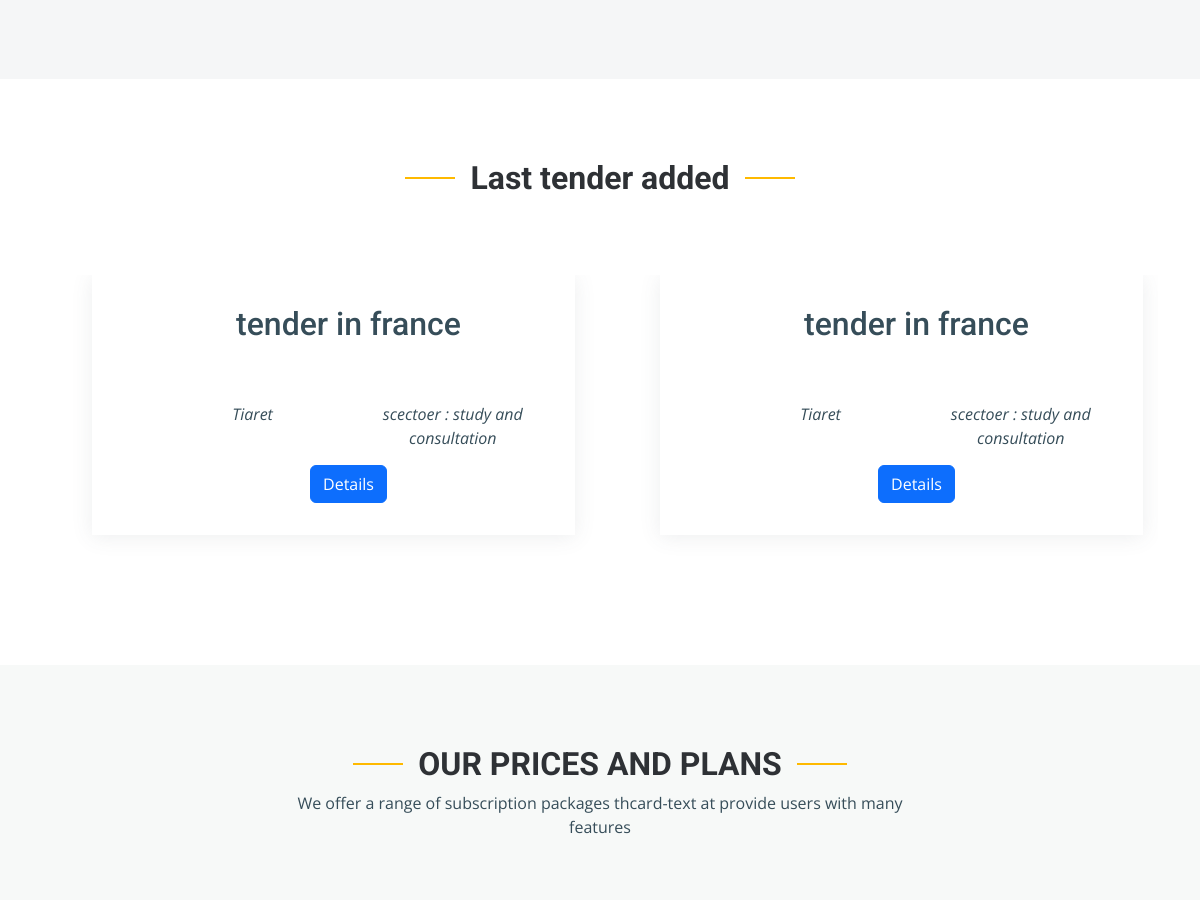
The app's page /en/ (middle part), older data.
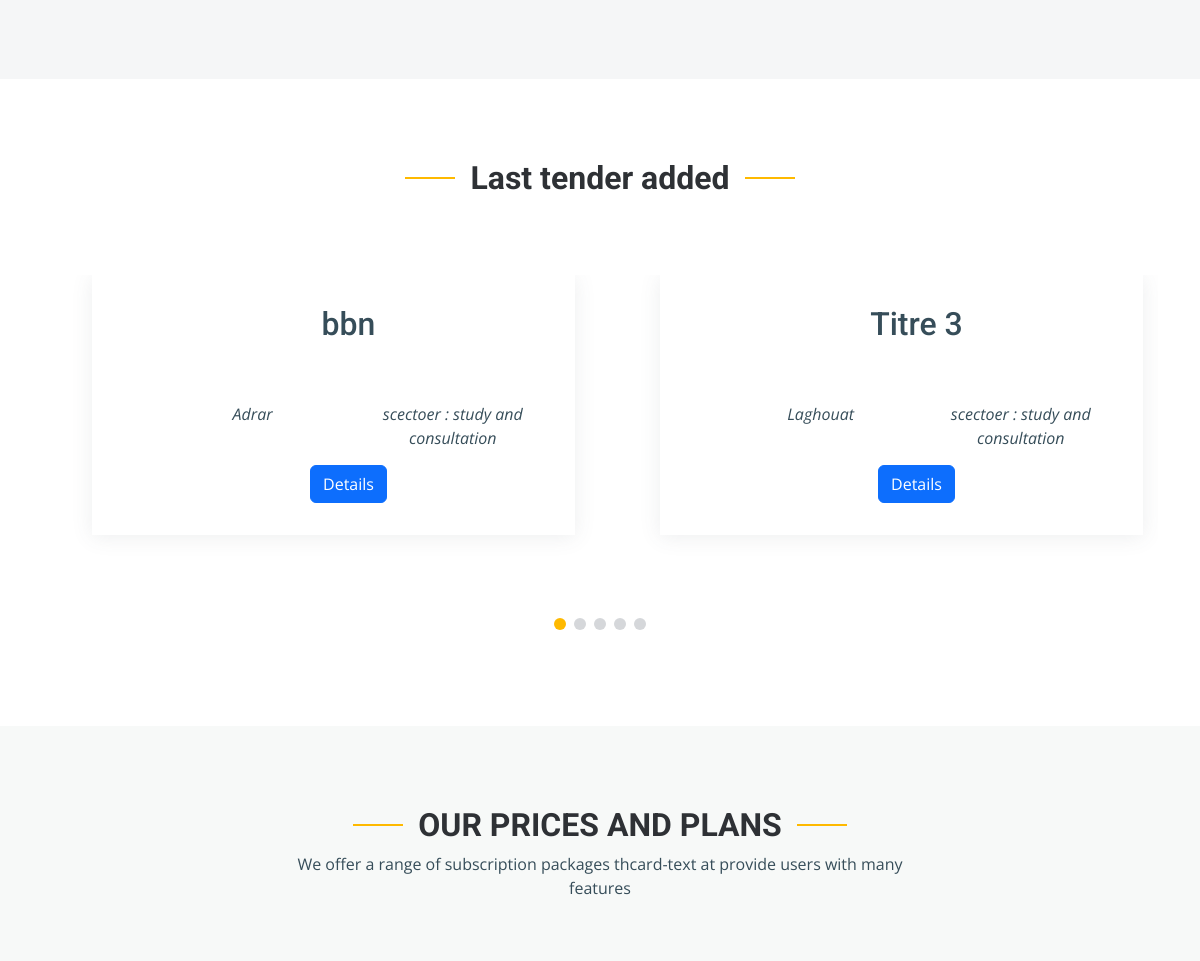
The same page, newer data.
### accounts/models.py (models this page shows, shortened)
class tender(models.Model):
    tittle=models.CharField(max_length=150)
    tittle_ar=models.CharField(max_length=150,blank=True,null=True)
    start_date = models.DateField(blank=True, null=True)
    end_time=models.DateField()
    state=models.CharField(max_length=150)
    city=models.CharField(max_length=150,blank=True, null=True)
    type_Name=models.ManyToManyField(Type_tender)
    sectoer = models.ManyToManyField(Choice)
    activity=models.BooleanField(default=False)

class Choice(models.Model):
    name = models.CharField(max_length=50 ,choices=SECTOER_CHOICES)
    def __str__(self):
        return self.name

### accounts/views.py (the view)
# urls.py: path('', HomeView , name='Home'),
def HomeView(request):
    if request.user.is_authenticated:
        last_five_objects = tender.objects.all().order_by('-id')[:5]
        subscription=Subscription.objects.filter(user=request.user)
        return render(request,'index.html' , {"last_five_objects":last_five_objects , "subscription":subscription})
    else:
        last_five_objects = tender.objects.all().order_by('-id')[:5]
        return render(request,'index.html' , {"last_five_objects":last_five_objects ,})

### templates/index.html (shortened to what this page needs)
{% load static %}
{% load i18n %}
<!DOCTYPE html>
<html lang="en">
<head>
  <link rel="stylesheet" href="https://cdnjs.cloudflare.com/ajax/libs/font-awesome/6.4.0/css/all.min.css" />
  <link href="{% static  'assets/vendor/bootstrap/css/bootstrap.min.css' %}" rel="stylesheet">
  <link href="{% static  'assets/vendor/bootstrap-icons/bootstrap-icons.css' %}" rel="stylesheet">
  <link href="{% static  'assets/vendor/fontawesome-free/css/all.min.css' %}" rel="stylesheet">
  <link href="{% static  'assets/vendor/aos/aos.css' %}" rel="stylesheet">
  <link href="{% static  'assets/vendor/glightbox/css/glightbox.min.css' %}" rel="stylesheet">
  <link href="{% static  'assets/vendor/swiper/swiper-bundle.min.css' %}" rel="stylesheet">
  <link href="{% static  'assets/css/main.css' %}" rel="stylesheet">
</head>
<body>
  <main id="main">
    <section id="services" class="services section-bg">
    </section>
    <section id="testimonials" class="testimonials section-bg" style="background-color:white;">
      <div class="container" data-aos="fade-up">
        <div class="section-header">
          <h2>{% trans 'Last tender added' %}</h2>
        </div>
        <div class="slides-2 swiper">
          <div class="swiper-wrapper">
            {% for last in last_five_objects %}
            <div class="swiper-slide">
              <div class="testimonial-wrap">
                <div class="testimonial-item">
                  <h2 class="text-center" >{{last.tittle}}</h3>
                    <center>
                      <div class="stars">
                        <i class="bi bi-star-fill"></i><i class="bi bi-star-fill"></i><i class="bi bi-star-fill"></i><i class="bi bi-star-fill"></i><i class="bi bi-star-fill"></i>
                      </div>
                      <div class="row">
                        <div class="col">
                          <p>
                            <i class="bi bi-geo-alt"></i> {{last.state}}
                          </p>
                        </div>
                        <div class="col">
                         {% for tt in last.sectoer.all %}
                          <p class= style="color:black;" > scectoer : {{tt}}</p>
                         {% endfor %}
                        </div>
                    </center>
                    <center>
                      <a href="{% url 'tenderdetaile' id=last.id %}" class="btn btn-primary">Details</a>
                    </center>
                </div>
              </div>
            </div>
            {% endfor %}
            </div>
          </div>
          <div class="swiper-pagination"></div>
        </div>
    </section>
  <section id="recent-blog-posts" class="recent-blog-posts" style="background-color:#f7f9f8;">
    {% if subscription %}
    {% else %}
   <div class="container">
      <div class=" section-header" >
        <h2 id="prcice">OUR PRICES AND PLANS</h2>
        <p>{% trans 'We offer a range of subscription packages thcard-text at provide users with many features' %}</p>
      </div>
      <div class="row row-cols-1 row-cols-md-3 g-4">
      </div>
      </div>
     {% endif %}
    </section>
  </main>
</body>
</html>

Row changes from the older to the newer data that the page shows:
no longer on this page (row unchanged): tender: tittle "tender in france", state "Tiaret", Choice (name "study and consultation")
added tender: tittle "bbn", state "Adrar", Choice (name "study and consultation")
added tender: tittle "Titre 3", state "Laghouat", Choice (name "study and consultation")
